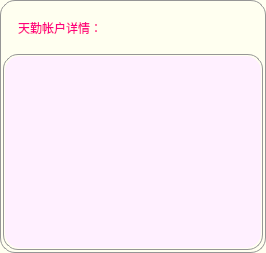
                      <widget class="QFrame" name="frame_111">
                       <property name="sizePolicy">
                        <sizepolicy hsizetype="Expanding" vsizetype="Expanding">
                         <horstretch>0</horstretch>
                         <verstretch>0</verstretch>
                        </sizepolicy>
                       </property>
                       <property name="styleSheet">
                        <string notr="true">QFrame {	
	background-color: rgb(255, 255, 240);
	border: 1px solid rgb(150, 150, 150);
	border-radius: 15px;
	padding: 1px;
}
QFrame:hover {
	border: 2px solid rgb(0, 0, 0);
}</string>
                       </property>
                       <property name="frameShape">
                        <enum>QFrame::StyledPanel</enum>
                       </property>
                       <property name="frameShadow">
                        <enum>QFrame::Raised</enum>
                       </property>
                       <layout class="QVBoxLayout" name="verticalLayout_66">
                        <property name="spacing">
                         <number>1</number>
                        </property>
                        <property name="leftMargin">
                         <number>1</number>
                        </property>
                        <property name="topMargin">
                         <number>1</number>
                        </property>
                        <property name="rightMargin">
                         <number>1</number>
                        </property>
                        <property name="bottomMargin">
                         <number>1</number>
                        </property>
                        <item>
                         <widget class="QFrame" name="frame_113">
                          <property name="minimumSize">
                           <size>
                            <width>0</width>
                            <height>50</height>
                           </size>
                          </property>
                          <property name="maximumSize">
                           <size>
                            <width>16777215</width>
                            <height>50</height>
                           </size>
                          </property>
                          <property name="styleSheet">
                           <string notr="true">QFrame {
	background-color:none;
	border: none;
	border-radius: 20px;
}
</string>
                          </property>
                          <property name="frameShape">
                           <enum>QFrame::StyledPanel</enum>
                          </property>
                          <property name="frameShadow">
                           <enum>QFrame::Raised</enum>
                          </property>
                          <layout class="QHBoxLayout" name="horizontalLayout_48">
                           <property name="spacing">
                            <number>0</number>
                           </property>
                           <property name="leftMargin">
                            <number>10</number>
                           </property>
                           <property name="topMargin">
                            <number>0</number>
                           </property>
                           <property name="rightMargin">
                            <number>0</number>
                           </property>
                           <property name="bottomMargin">
                            <number>0</number>
                           </property>
                           <item>
                            <widget class="QLabel" name="label_tq_account_details">
                             <property name="styleSheet">
                              <string notr="true">font: 700 16pt &quot;等线&quot;;
color: rgb(255, 0, 127);
border: none;</string>
                             </property>
                             <property name="text">
                              <string>天勤帐户详情：</string>
                             </property>
                            </widget>
                           </item>
                          </layout>
                         </widget>
                        </item>
                        <item>
                         <widget class="QFrame" name="frame_114">
                          <property name="styleSheet">
                           <string notr="true">QFrame {
	border-radius: 20px;	
	padding: 1px;
	border: 1px:
}
</string>
                          </property>
                          <property name="frameShape">
                           <enum>QFrame::StyledPanel</enum>
                          </property>
                          <property name="frameShadow">
                           <enum>QFrame::Raised</enum>
                          </property>
                          <layout class="QVBoxLayout" name="verticalLayout_67">
                           <property name="spacing">
                            <number>0</number>
                           </property>
                           <property name="leftMargin">
                            <number>0</number>
                           </property>
                           <property name="topMargin">
                            <number>0</number>
                           </property>
                           <property name="rightMargin">
                            <number>0</number>
                           </property>
                           <property name="bottomMargin">
                            <number>0</number>
                           </property>
                           <item>
                            <widget class="QTextBrowser" name="textBrowser_tq_account_details">
                             <property name="styleSheet">
                              <string notr="true">QTextBrowser{
background-color: rgb(255, 240, 255);
color: rgb(255, 85, 0);
border-radius: 15px;
font: 14pt &quot;等线&quot;;
/*padding-left: 20px;
padding-right: 20px;*/
padding: 5px 5px 5px 20px;
border: none;
}



/*左边和下边的滑动条*/
QScrollBar:horizontal {
    border: none;
    background: rgb(220, 220, 220);
    height: 8px;
    margin: 0px 20px 0 20px;
	border-radius: 3px;
}
QScrollBar::handle:horizontal {
    background:rgb(140, 140, 140);
    min-width: 30px;
	border-radius: 3px
}
/*滑块悬浮，按下*/
QScrollBar::handle:hover:horizontal,QScrollBar::handle:pressed:horizontal{
background:rgb(50, 50, 50);
}
QScrollBar::add-line:horizontal {
    border: none;
	background-color: rgb(160, 160, 160);
    width: 20px;
	border-top-right-radius: 3px;
    border-bottom-right-radius: 3px;
    subcontrol-position: right;
    subcontrol-origin: margin;
}
QScrollBar::sub-line:horizontal {
    border: none;
    
	background-color: rgb(160, 160, 160);
    width: 20px;
	border-top-left-radius: 3px;
    border-bottom-left-radius: 3px;
    subcontrol-position: left;
    subcontrol-origin: margin;
}
QScrollBar::up-arrow:horizontal, QScrollBar::down-arrow:horizontal
{
     background: none;
}
QScrollBar::add-page:horizontal, QScrollBar::sub-page:horizontal
{
     background: none;
}
 QScrollBar:vertical {
	border: none;    
	background-color: rgb(220, 220, 220);
    width: 8px;
    margin: 20px 0 20px 0;
	border-radius: 3px;
 }
 QScrollBar::handle:vertical {	
	background-color: rgb(140, 140, 140);
    min-height: 30px;
	border-radius: 3px
 }
/*滑块悬浮，按下*/
QScrollBar::handle:hover:vertical,QScrollBar::handle:pressed:vertical{
background:rgb(50, 50, 50);
}
 QScrollBar::add-line:vertical {
     border: none;
    
	background-color: rgb(160, 160, 160);
     height: 20px;
	border-bottom-left-radius: 3px;
    border-bottom-right-radius: 3px;
     subcontrol-position: bottom;
     subcontrol-origin: margin;
 }
 QScrollBar::sub-line:vertical {
	border: none;
    background: rgb(160, 160, 160);
     height: 20px;
	border-top-left-radius: 3px;
    border-top-right-radius: 3px;
     subcontrol-position: top;
     subcontrol-origin: margin;
 }
 QScrollBar::up-arrow:vertical, QScrollBar::down-arrow:vertical {
     background: none;
 }

 QScrollBar::add-page:vertical, QScrollBar::sub-page:vertical {
     background: none;
 }

</string>
                             </property>
                            </widget>
                           </item>
                          </layout>
                         </widget>
                        </item>
                       </layout>
                      </widget>
